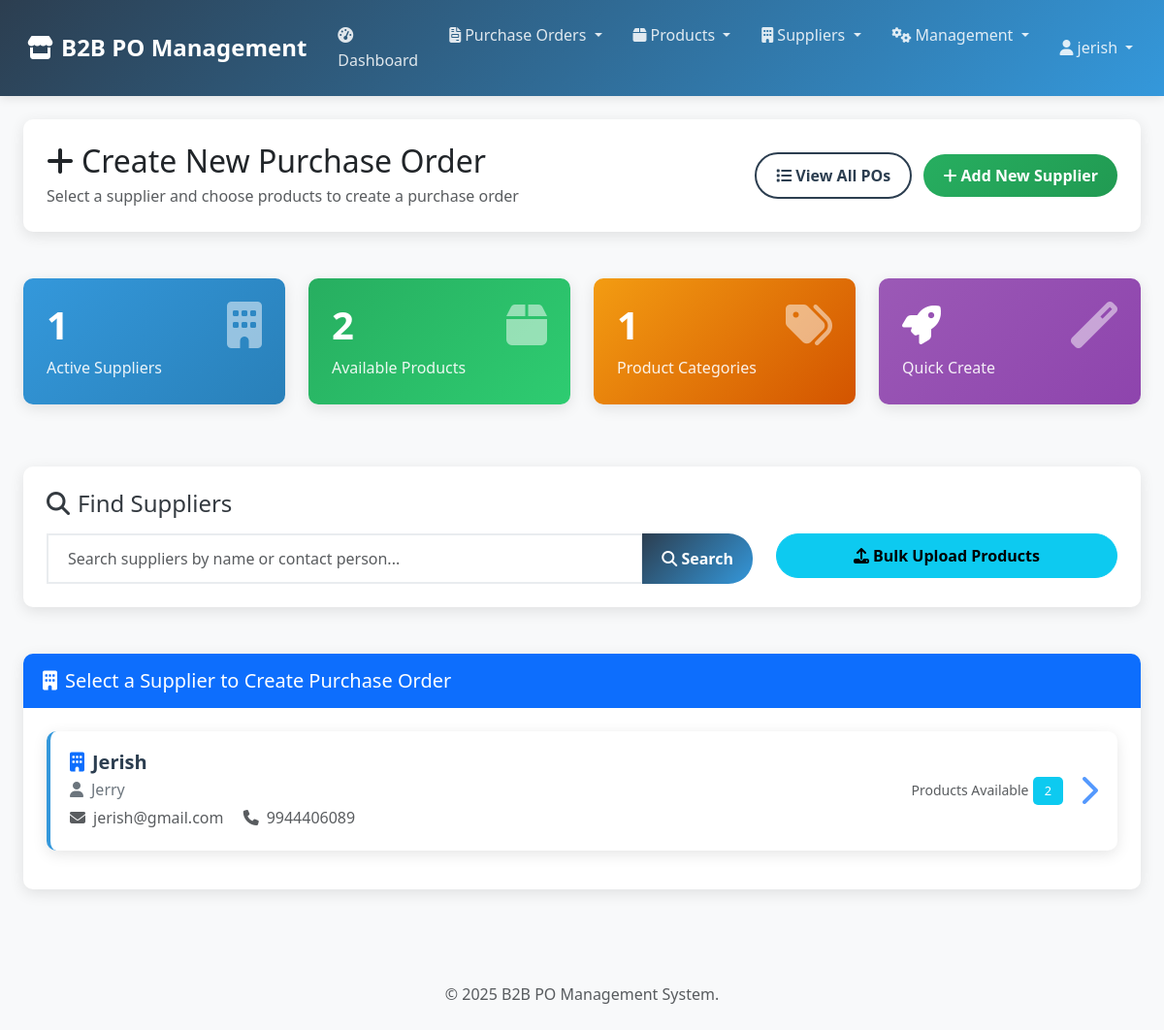
The page /create-po/ (signed in) on the database its author committed.
### po_system/models.py (models this page shows, shortened)
class Supplier(models.Model):
    name = models.CharField(max_length=200, unique=True)
    email = models.EmailField()
    phone = models.CharField(max_length=15)
    address = models.TextField()
    contact_person = models.CharField(max_length=100)
    created_at = models.DateTimeField(default=timezone.now)  # Changed from auto_now_add
    updated_at = models.DateTimeField(auto_now=True)
    is_active = models.BooleanField(default=True)
    class Meta:
        ordering = ['name']

### po_system/views.py (the view)
# urls.py: path('create-po/', views.create_po, name='create_po'),
@login_required
def create_po(request):
    query = request.GET.get('q', '')
    suppliers = Supplier.objects.filter(is_active=True)
    if query:
        suppliers = suppliers.filter(
            Q(name__icontains=query) |
            Q(contact_person__icontains=query)
        )
    paginator = Paginator(suppliers, 10)
    page = request.GET.get('page', 1)
    suppliers_page = paginator.get_page(page)
    suppliers_count = Supplier.objects.filter(is_active=True).count()
    products_count = Product.objects.filter(is_active=True).count()
    categories_count = Category.objects.count()
    context = {
        'suppliers': suppliers_page,
        'query': query,
        'suppliers_count': suppliers_count,
        'products_count': products_count,
        'categories_count': categories_count,
    }
    return render(request, 'po_system/create_po.html', context)

### templates/po_system/create_po.html (shortened to what this page needs)
{% extends 'po_system/base.html' %}
{% block content %}
<div class="container-fluid">
    <div class="row mb-4">
        <div class="col-12">
            <div class="card">
                <div class="card-body">
                    <div class="d-flex justify-content-between align-items-center">
                        <div>
                            <h2 class="mb-1">
                                <i class="fas fa-plus me-2"></i>Create New Purchase Order
                            </h2>
                            <p class="text-muted mb-0">
                                Select a supplier and choose products to create a purchase order
                            </p>
                        </div>
                        <div>
                            <a href="{% url 'po_system:purchase_orders' %}" class="btn btn-outline-primary me-2">
                                <i class="fas fa-list me-1"></i>View All POs
                            </a>
                            <a href="{% url 'po_system:supplier_create' %}" class="btn btn-success">
                                <i class="fas fa-plus me-1"></i>Add New Supplier
                            </a>
                        </div>
                    </div>
                </div>
            </div>
        </div>
    </div>
    <div class="row mb-4">
        <div class="col-md-3 mb-3">
            <div class="stats-card" style="background: linear-gradient(135deg, #3498db, #2980b9);">
                <div class="d-flex justify-content-between">
                    <div>
                        <h3>{{ suppliers_count }}</h3>
                        <p class="mb-0">Active Suppliers</p>
                    </div>
                    <div>
                        <i class="fas fa-building fa-3x opacity-50"></i>
                    </div>
                </div>
            </div>
        </div>
        <div class="col-md-3 mb-3">
            <div class="stats-card" style="background: linear-gradient(135deg, #27ae60, #2ecc71);">
                <div class="d-flex justify-content-between">
                    <div>
                        <h3>{{ products_count }}</h3>
                        <p class="mb-0">Available Products</p>
                    </div>
                    <div>
                        <i class="fas fa-box fa-3x opacity-50"></i>
                    </div>
                </div>
            </div>
        </div>
        <div class="col-md-3 mb-3">
            <div class="stats-card" style="background: linear-gradient(135deg, #f39c12, #d35400);">
                <div class="d-flex justify-content-between">
                    <div>
                        <h3>{{ categories_count }}</h3>
                        <p class="mb-0">Product Categories</p>
                    </div>
                    <div>
                        <i class="fas fa-tags fa-3x opacity-50"></i>
                    </div>
                </div>
            </div>
        </div>
        <div class="col-md-3 mb-3">
            <div class="stats-card" style="background: linear-gradient(135deg, #9b59b6, #8e44ad);">
                <div class="d-flex justify-content-between">
                    <div>
                        <h3><i class="fas fa-rocket"></i></h3>
                        <p class="mb-0">Quick Create</p>
                    </div>
                    <div>
                        <i class="fas fa-magic fa-3x opacity-50"></i>
                    </div>
                </div>
            </div>
        </div>
    </div>
    <div class="row mb-4">
        <div class="col-12">
            <div class="search-container">
                <h4 class="mb-3">
                    <i class="fas fa-search me-2"></i>Find Suppliers
                </h4>
                <div class="row">
                    <div class="col-md-8">
                        <div class="input-group">
                            <input type="text" id="supplier-search" class="form-control search-input"
                                   placeholder="Search suppliers by name or contact person..."
                                   value="{{ query }}">
                            <button class="btn btn-primary" type="button" onclick="searchSuppliers()">
                                <i class="fas fa-search"></i> Search
                            </button>
                        </div>
                    </div>
                    <div class="col-md-4">
                        <a href="{% url 'po_system:bulk_upload' %}" class="btn btn-info w-100">
                            <i class="fas fa-upload me-1"></i>Bulk Upload Products
                        </a>
                    </div>
                </div>
            </div>
        </div>
    </div>
    <div class="row">
        <div class="col-12">
            <div class="card">
                <div class="card-header bg-primary text-white">
                    <h5 class="mb-0">
                        <i class="fas fa-building me-2"></i>Select a Supplier to Create Purchase Order
                    </h5>
                </div>
                <div class="card-body">
                    <div id="suppliers-container">
                        {% for supplier in suppliers %}
                        <div class="supplier-card" onclick="loadSupplierProducts({{ supplier.id }})">
                            <div class="row align-items-center">
                                <div class="col-md-8">
                                    <h5 class="mb-1">
                                        <i class="fas fa-building me-2 text-primary"></i>{{ supplier.name }}
                                    </h5>
                                    <p class="mb-1">
                                        <i class="fas fa-user me-2"></i>{{ supplier.contact_person }}
                                    </p>
                                    <p class="mb-0 text-muted">
                                        <i class="fas fa-envelope me-2"></i>{{ supplier.email }}
                                        <i class="fas fa-phone ms-3 me-2"></i>{{ supplier.phone }}
                                    </p>
                                </div>
                                <div class="col-md-4 text-end">
                                    <div class="d-flex align-items-center justify-content-end">
                                        <div class="me-3">
                                            <small class="text-muted">Products Available</small>
                                            <div class="badge bg-info">{{ supplier.products.count }}</div>
                                        </div>
                                        <i class="fas fa-chevron-right fa-2x text-primary"></i>
                                    </div>
                                </div>
                            </div>
                        </div>
                        {% endfor %}
                    </div>
                </div>
            </div>
        </div>
    </div>
</div>
{% endblock %}

### templates/po_system/base.html (shortened to what this page needs)
{% load static %}
<!DOCTYPE html>
<html lang="en">
<head>
    <link href="https://cdnjs.cloudflare.com/ajax/libs/bootstrap/5.3.0/css/bootstrap.min.css" rel="stylesheet">
    <link href="https://cdnjs.cloudflare.com/ajax/libs/font-awesome/6.4.0/css/all.min.css" rel="stylesheet">
    <link href="{% static 'css/main.css' %}" rel="stylesheet">
</head>
<body>
    <nav class="navbar navbar-expand-lg navbar-dark">
        <div class="container-fluid">
            <a class="navbar-brand" href="{% url 'po_system:dashboard' %}">
                <i class="fas fa-store me-2"></i>B2B PO Management
            </a>
            <div class="collapse navbar-collapse" id="navbarNav">
                <ul class="navbar-nav me-auto">
                    <li class="nav-item">
                        <a class="nav-link" href="{% url 'po_system:dashboard' %}">
                            <i class="fas fa-tachometer-alt me-1"></i>Dashboard
                        </a>
                    </li>
                    <li class="nav-item dropdown">
                        <a class="nav-link dropdown-toggle" href="#" role="button" data-bs-toggle="dropdown">
                            <i class="fas fa-file-invoice me-1"></i>Purchase Orders
                        </a>
                    </li>
                    <li class="nav-item dropdown">
                        <a class="nav-link dropdown-toggle" href="#" role="button" data-bs-toggle="dropdown">
                            <i class="fas fa-box me-1"></i>Products
                        </a>
                    </li>
                    <li class="nav-item dropdown">
                        <a class="nav-link dropdown-toggle" href="#" role="button" data-bs-toggle="dropdown">
                            <i class="fas fa-building me-1"></i>Suppliers
                        </a>
                    </li>
                    <li class="nav-item dropdown">
                        <a class="nav-link dropdown-toggle" href="#" role="button" data-bs-toggle="dropdown">
                            <i class="fas fa-cogs me-1"></i>Management
                        </a>
                    </li>
                </ul>
                <ul class="navbar-nav">
                    <li class="nav-item dropdown">
                        <a class="nav-link dropdown-toggle" href="#" role="button" data-bs-toggle="dropdown">
                            <i class="fas fa-user me-1"></i>{{ user.username }}
                        </a>
                    </li>
                </ul>
            </div>
        </div>
    </nav>
    <div class="container-fluid mt-4">
        {% block content %}
        {% endblock %}
    </div>
    <footer class="mt-5 py-4 bg-light text-center text-muted">
        <div class="container">
            <p class="mb-0">
                &copy; {% now "Y" %} B2B PO Management System.
            </p>
        </div>
    </footer>
</body>
</html>

### static/css/main.css (style rules this page uses)
:root { --primary-color: #2c3e50; --secondary-color: #3498db; --success-color: #27ae60; --warning-color: #f39c12; --danger-color: #e74c3c; --info-color: #1abc9c; --light-color: #f8f9fa; --dark-color: #343a40; --gray-100: #f8f9fa; --gray-200: #e9ecef; --gray-300: #dee2e6; --gray-400: #ced4da; --gray-500: #adb5bd; --gray-600: #6c757d; --gray-700: #495057; --gray-800: #343a40; --gray-900: #212529; --primary-gradient: linear-gradient(135deg, var(--primary-color), var(--secondary-color)); --success-gradient: linear-gradient(135deg, var(--success-color), #219a52); --warning-gradient: linear-gradient(135deg, var(--warning-color), #d35400); --danger-gradient: linear-gradient(135deg, var(--danger-color), #c0392b); --purple-gradient: linear-gradient(135deg, #9b59b6, #8e44ad); --card-shadow: 0 4px 15px rgba(0, 0, 0, 0.1); --hover-shadow: 0 8px 25px rgba(0, 0, 0, 0.15); --button-shadow: 0 5px 15px rgba(52, 152, 219, 0.4); --border-radius-sm: 5px; --border-radius: 10px; --border-radius-lg: 15px; --border-radius-xl: 25px; --transition-speed: 0.3s; }
body { font-family: 'Segoe UI', Tahoma, Geneva, Verdana, sans-serif; background-color: var(--light-color); color: var(--gray-800); line-height: 1.6; }
a { text-decoration: none; transition: all var(--transition-speed) ease; }
.navbar { background: var(--primary-gradient); box-shadow: 0 2px 10px rgba(0, 0, 0, 0.1); padding: 0.75rem 1rem; }
.navbar-brand { font-weight: 700; font-size: 1.5rem; color: white; }
.navbar-dark .navbar-nav .nav-link { color: rgba(255, 255, 255, 0.85); font-weight: 500; padding: 0.75rem 1rem; border-radius: var(--border-radius); transition: all var(--transition-speed) ease; }
.card { border: none; border-radius: var(--border-radius); box-shadow: var(--card-shadow); transition: transform var(--transition-speed) ease; margin-bottom: 1.5rem; }
.card-header { background-color: var(--primary-color); color: white; border-bottom: none; border-radius: var(--border-radius) var(--border-radius) 0 0 !important; padding: 1rem 1.25rem; font-weight: 600; }
.card-body { padding: 1.5rem; }
.stats-card { color: white; border-radius: var(--border-radius); padding: 1.5rem; margin-bottom: 1.5rem; box-shadow: var(--card-shadow); transition: transform var(--transition-speed) ease; }
.stats-card h3 { font-size: 2.5rem; font-weight: 700; margin-bottom: 0.5rem; }
.stats-card p { font-size: 1rem; opacity: 0.9; margin-bottom: 0; }
.supplier-card { background: white; border-radius: var(--border-radius); padding: 1.25rem; margin-bottom: 1rem; box-shadow: var(--card-shadow); cursor: pointer; transition: all var(--transition-speed) ease; border-left: 4px solid var(--secondary-color); }
.supplier-card h5 { color: var(--primary-color); margin-bottom: 0.5rem; font-weight: 600; }
.supplier-card p { margin-bottom: 0.25rem; color: var(--gray-600); }
.supplier-card i.fa-chevron-right { color: var(--secondary-color); opacity: 0.7; transition: all var(--transition-speed) ease; }
.search-container { background: white; border-radius: var(--border-radius); padding: 1.5rem; box-shadow: var(--card-shadow); margin-bottom: 1.5rem; }
.form-control { border: 2px solid var(--gray-200); border-radius: var(--border-radius-xl); padding: 0.75rem 1.25rem; font-size: 1rem; transition: all var(--transition-speed) ease; }
.input-group .form-control { border-radius: 0 var(--border-radius-xl) var(--border-radius-xl) 0; }
.search-input { border: 2px solid var(--gray-200); border-radius: var(--border-radius-xl); padding: 0.75rem 1.25rem; font-size: 1rem; transition: all var(--transition-speed) ease; }
.btn { border-radius: var(--border-radius-xl); padding: 0.625rem 1.25rem; font-weight: 600; transition: all var(--transition-speed) ease; }
.btn-primary { background: var(--primary-gradient); border: none; }
.btn-success { background: var(--success-gradient); border: none; }
.btn-outline-primary { color: var(--primary-color); border: 2px solid var(--primary-color); }
.badge { font-size: 0.8rem; padding: 0.5rem 0.75rem; border-radius: var(--border-radius-sm); font-weight: 500; }

### rows shown on the page
Supplier: name "Jerish", contact_person "Jerry", email "jerish@gmail.com", phone "9944406089", products.count "2"

### other values the page prints
{{ user.username }} "jerish"
{{ suppliers_count }} "1"
{{ products_count }} "2"
{{ categories_count }} "1"
